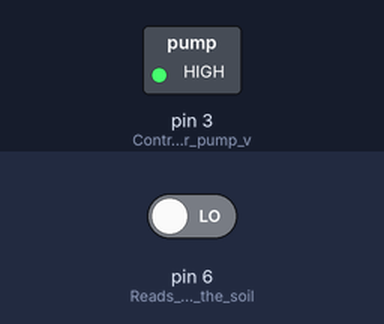
Recording of a sketch running on a simulated Arduino Uno, built with avr-gcc and run on an emulated ATmega328P. Parts: switched loads named in the sketch (green lamp = pin HIGH). The inputs (shaded band) are chosen by the test bench; at power-on: pin 6 (Reads_data_from_the_soil) LOW.

Above: at 1.6 s.
1.7 s: pin 6 (Reads_data_from_the_soil) driven HIGH
At 2.5 s:
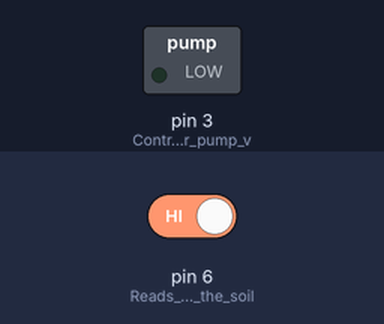
3.5 s: pin 6 (Reads_data_from_the_soil) driven LOW
At 4.9 s:
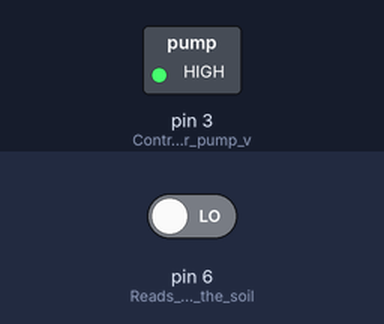
Timing chart, 0 to 6.5 s (numbered marks = the images above; inputs shaded):
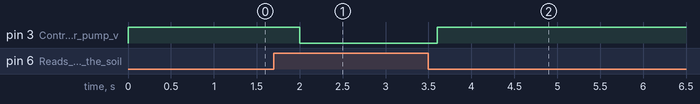

The sketch:

Automatic_Plant_Watering_System.ino
```cpp
int soilMoisture; // Stores the moisture sensor reading

void setup() {
  pinMode(3, OUTPUT); // Controls the water pump via a relay
  pinMode(6, INPUT);  // Reads data from the soil moisture sensor
}

void loop() {
  soilMoisture = digitalRead(6); // Check if the soil is dry or wet

  if (soilMoisture == HIGH) {
    digitalWrite(3, LOW); // Stop watering if soil has enough moisture
  } else {
    digitalWrite(3, HIGH); // Turn on the pump if soil is dry
  }

  delay(400); // Short pause to prevent unnecessary rapid switching
}
```

Measured:
- after the input at 1.7 s, pin 3 (Controls_the_water_pump_v): HIGH → LOW after 0.30 s
- after the input at 3.5 s, pin 3 (Controls_the_water_pump_v): LOW → HIGH after 0.10 s
